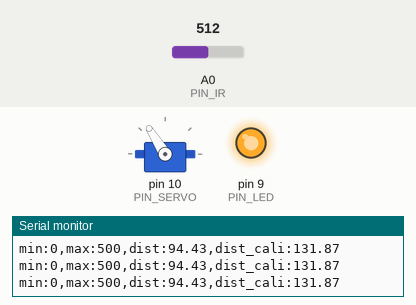
The sketch below on a simulated Arduino Uno, built with avr-gcc and run on an emulated ATmega328P. On the bench: servo, output pins drawn as LEDs (lit = HIGH), the last lines printed to the serial monitor. The test bench sets the inputs (shaded band); at power-on: A0 (PIN_IR) = 512.

Above: at 1.2 s.
1.3 s: A0 (PIN_IR) set to 366
2.8 s: A0 (PIN_IR) set to 338
At 4.0 s:
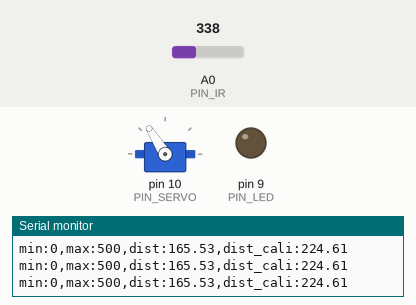
4.3 s: A0 (PIN_IR) set to 316
7.3 s: A0 (PIN_IR) set to 293
At 8.5 s:
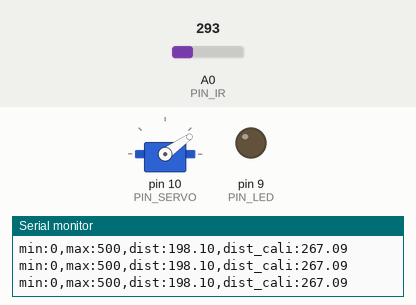
8.8 s: A0 (PIN_IR) set to 716
At 9.2 s:
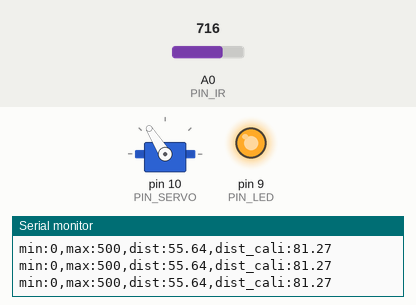
10.3 s: A0 (PIN_IR) set to 306
At 11.4 s:
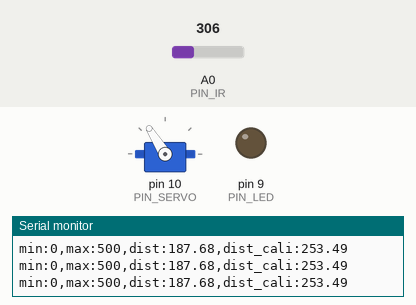
Timing chart, 0 to 12.8 s (numbered marks = the images above; inputs shaded):
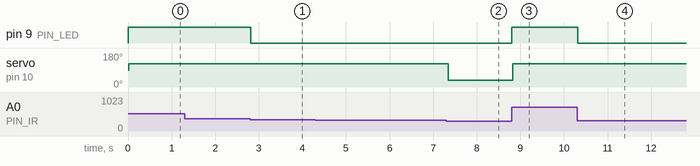

The sketch:

21_bbc_20170711.ino
```cpp
#include <Servo.h>
Servo myservo;

#define PIN_IR A0
#define PIN_LED 9
#define PIN_SERVO 10


#define _DUTY_MIN 553 // servo full clockwise position (0 degree)
#define _DUTY_NEU 1476 // servo neutral position (90 degree)
#define _DUTY_MAX 2399 // servo full counterclockwise position (180 degree)

float raw_dist,dist_cali;
float a, b; // unit: mm


void setup() {
// initialize GPIO pins
  pinMode(PIN_LED,OUTPUT);
  digitalWrite(PIN_LED, 1);
  myservo.attach(PIN_SERVO);
  myservo.writeMicroseconds(_DUTY_NEU);


// initialize serial port
  Serial.begin(57600);

  a = 70;
  b = 300;
}

float ir_distance(void){ // return value unit: mm
  float val;
  float volt = float(analogRead(PIN_IR));
  val = ((6762.0/(volt-9.0))-4.0) * 10.0;
  return val;
}

void loop() {
  float raw_dist = ir_distance();
  float dist_cali = 100 + 300.0 / (b - a) * (raw_dist - a);
  Serial.print("min:0,max:500,dist:");
  Serial.print(raw_dist);
  Serial.print(",dist_cali:");
  Serial.println(dist_cali);
  if(raw_dist > 156 && raw_dist <224) digitalWrite(PIN_LED, 0);
  else digitalWrite(PIN_LED, 255);
  delay(20);

  if(dist_cali < 255) {
    myservo.writeMicroseconds(1800);
  }
  else if(dist_cali > 255) {
   myservo.writeMicroseconds(900);
  }
//else{
 // myservo.writeMicroseconds((float)(10*dist_cali-1291));
 //

}
```

Measured:
- the behaviour switches between 354 and 353 on A0 (PIN_IR) (found by bisection; images 0 and 1)
- the behaviour switches between 305 and 304 on A0 (PIN_IR) (found by bisection; images 1 and 2)
- after the input at 2.8 s, pin 9 (PIN_LED): HIGH → LOW at once
- after the input at 7.3 s, servo on pin 10 (PIN_SERVO): 122° → 35° at once
- after the input at 8.8 s, pin 9 (PIN_LED): LOW → HIGH at once; servo on pin 10 (PIN_SERVO): 35° → 122° at once
- after the input at 10.3 s, pin 9 (PIN_LED): HIGH → LOW at once
